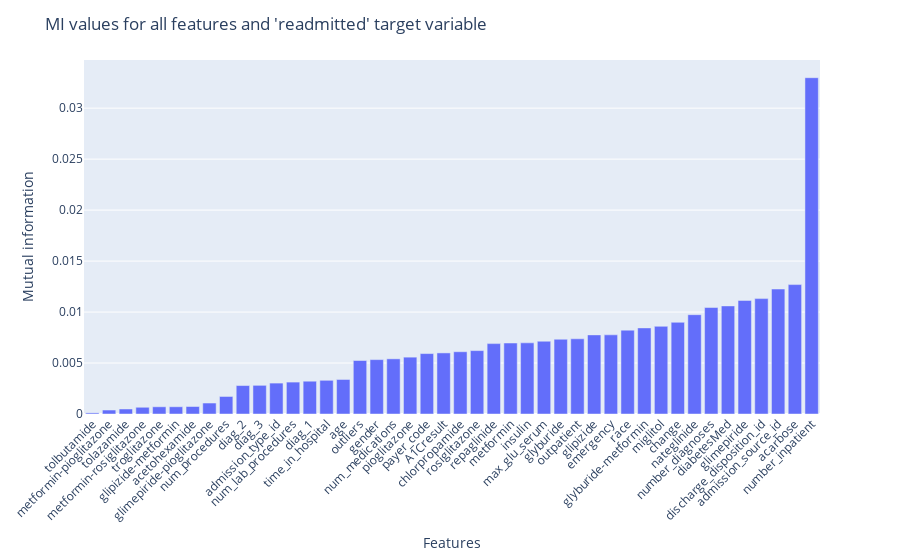

The code cell stored with this chart in its notebook:
### Code cell
# Show the scores for the features
for i in range(len(skb_mi_results)):
    print(f"Feature {X.columns[i]}: {skb_mi_results[i]}")

# Visualize the MI values for each feature in ascending order
fig = px.bar(x=X.columns, y=skb_mi_results)
fig.update_layout(
    xaxis={"categoryorder": "total ascending"},
    title="MI values for all features and 'readmitted' target variable",
    yaxis_title="Mutual information",
    xaxis_title="Features",
)
fig.update_xaxes(tickangle=-45)

### Figure 1 — Plotly figure (JSON) as saved in the notebook; plotly's stock layout.template omitted (floating-point values rounded to 4 significant figures)
{"data": [{"alignmentgroup": "True", "hovertemplate": "x=%{x}<br>y=%{y}<extra></extra>", "legendgroup": "", "marker": {"color": "#636efa", "pattern": {"shape": ""}}, "name": "", "offsetgroup": "", "orientation": "v", "showlegend": false, "textposition": "auto", "type": "bar", "x": ["race", "gender", "age", "admission_type_id", "discharge_disposition_id", "admission_source_id", "time_in_hospital", "payer_code", "num_lab_procedures", "num_procedures", "num_medications", "number_inpatient", "diag_1", "diag_2", "diag_3", "number_diagnoses", "max_glu_serum", "A1Cresult", "metformin", "repaglinide", "nateglinide", "chlorpropamide", "glimepiride", "acetohexamide", "glipizide", "glyburide", "tolbutamide", "pioglitazone", "rosiglitazone", "acarbose", "miglitol", "troglitazone", "tolazamide", "insulin", "glyburide-metformin", "glipizide-metformin", "glimepiride-pioglitazone", "metformin-rosiglitazone", "metformin-pioglitazone", "change", "diabetesMed", "outliers", "outpatient", "emergency"], "xaxis": "x", "y": [0.008227, 0.005335, 0.003386, 0.003032, 0.01132, 0.01226, 0.003305, 0.005927, 0.00313, 0.001719, 0.005411, 0.03299, 0.003216, 0.00279, 0.002812, 0.01044, 0.007138, 0.005992, 0.006964, 0.006904, 0.009742, 0.006108, 0.01114, 0.0007358, 0.00776, 0.007332, 0.0001099, 0.005577, 0.006219, 0.01269, 0.0086, 0.0007068, 0.000491, 0.006981, 0.008445, 0.0007098, 0.001076, 0.0006597, 0.0003891, 0.008994, 0.0106, 0.005248, 0.007375, 0.007765], "yaxis": "y"}], "layout": {"barmode": "relative", "legend": {"tracegroupgap": 0}, "margin": {"t": 60}, "title": {"text": "MI values for all features and 'readmitted' target variable"}, "xaxis": {"anchor": "y", "categoryorder": "total ascending", "domain": [0, 1], "tickangle": -45, "title": {"text": "Features"}}, "yaxis": {"anchor": "x", "domain": [0, 1], "title": {"text": "Mutual information"}}}}
